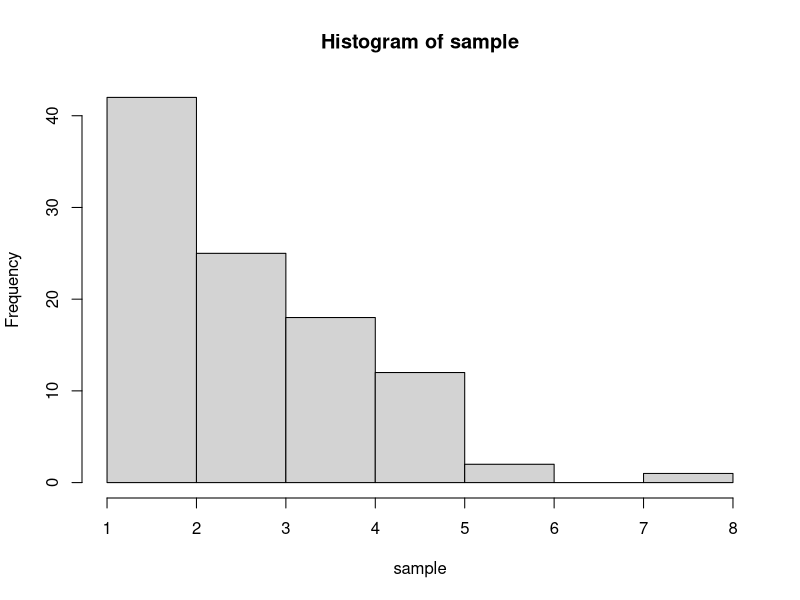
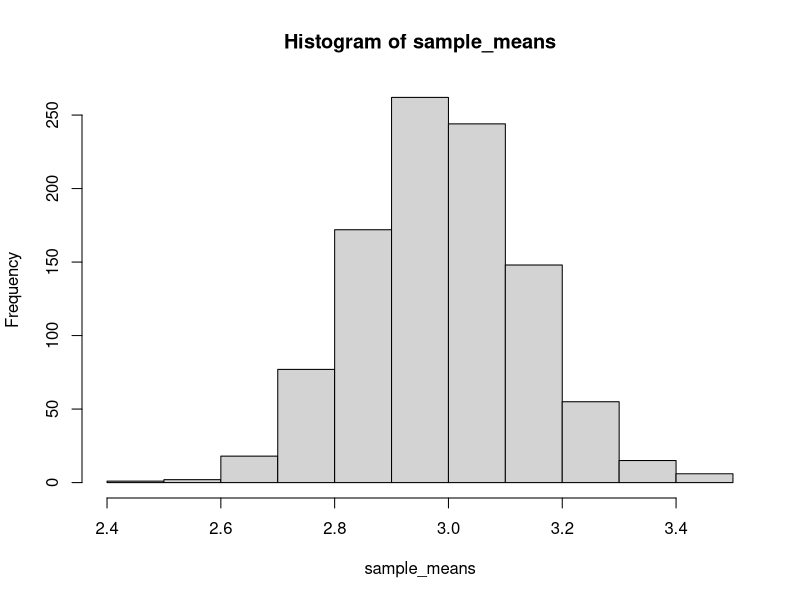
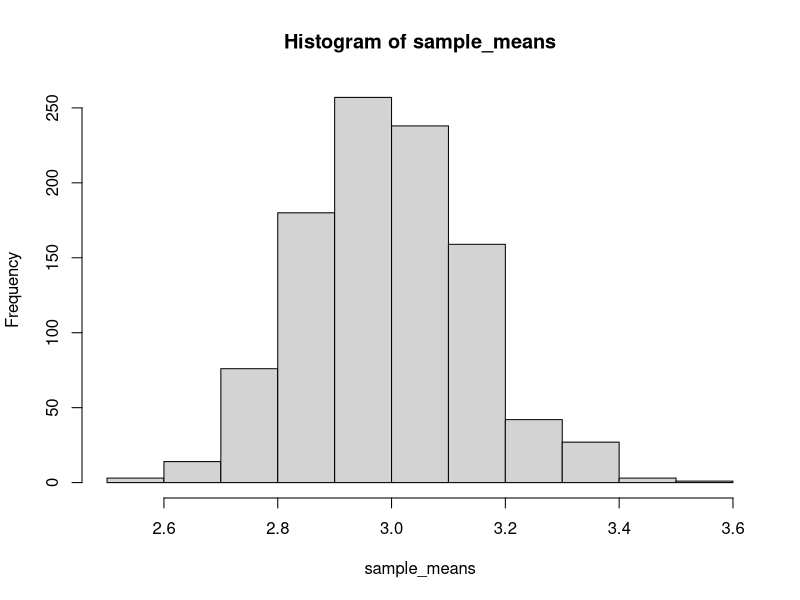
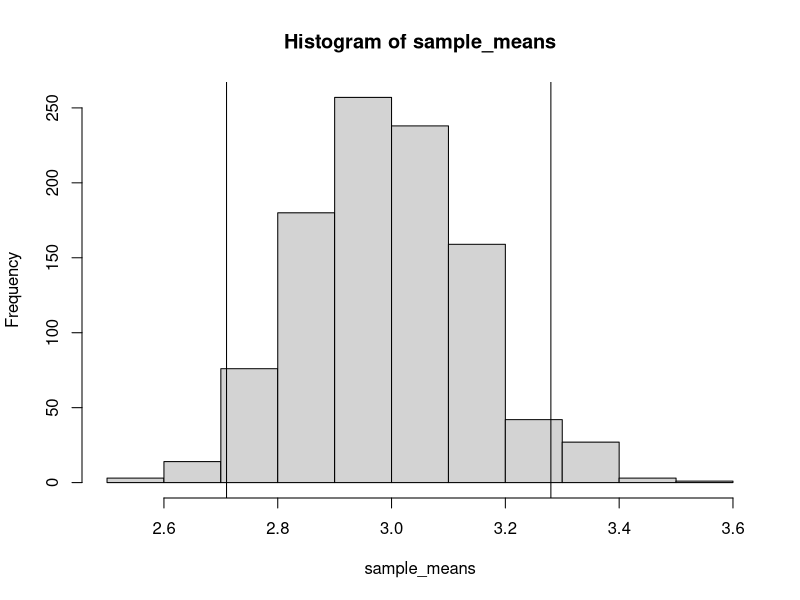
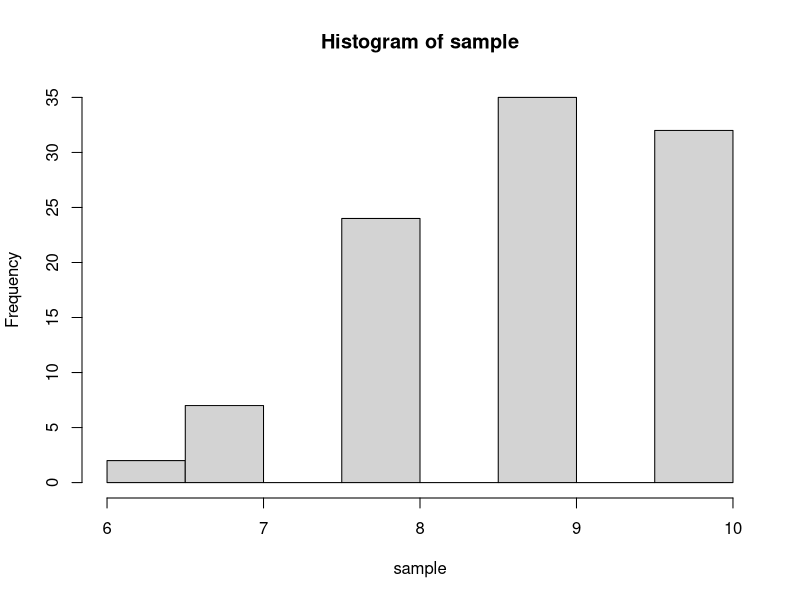
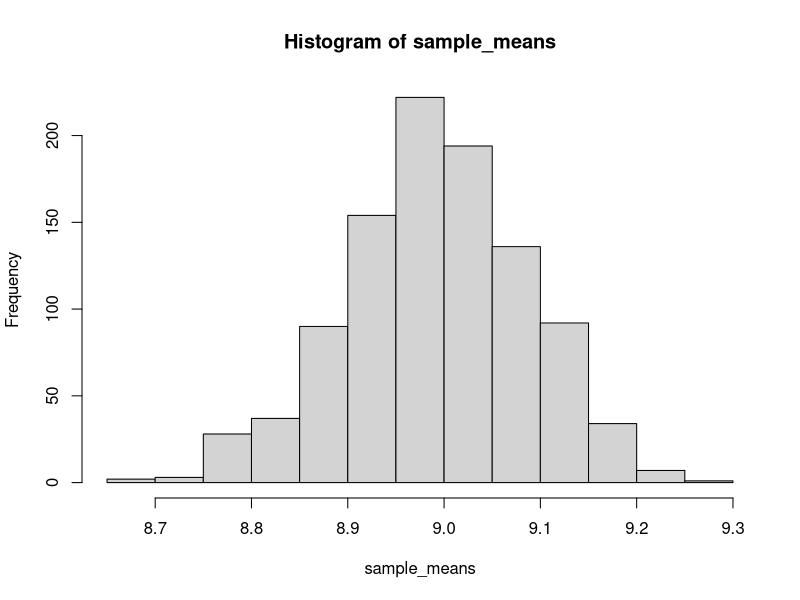
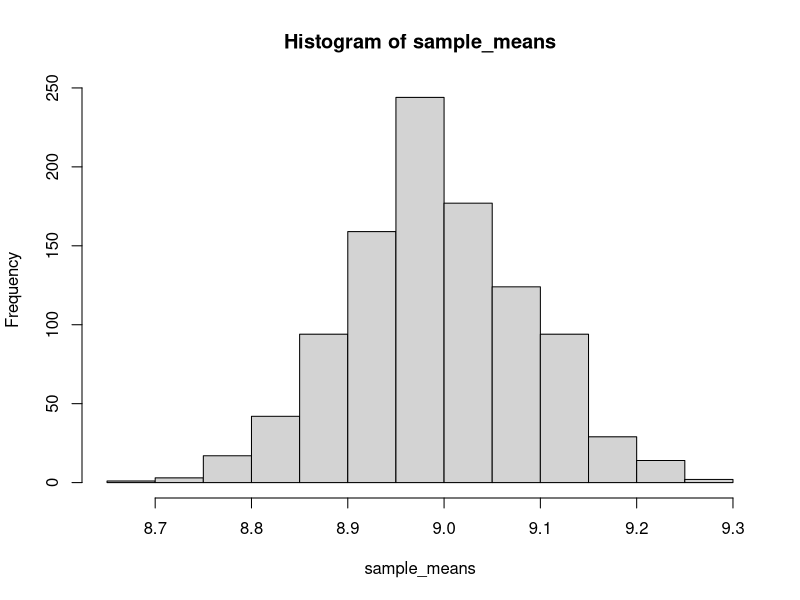
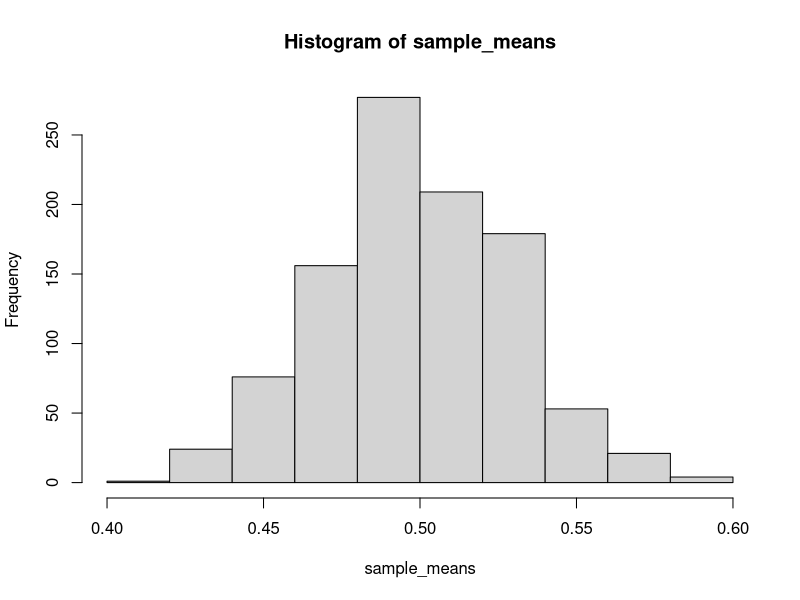

Generate these figures, in order, with R:
## ---- chunk 1
for(i in 1:10) {
	print(i)
}

## ---- chunk 2
# 100 observations of Uniform Random Variable
sample <- rbinom(n = 100, size = 10, prob = 0.3)

# Histogram of sample
hist(sample)

# True mean = 10 * 0.3 = 3
mean(sample)
## ---- chunk 3
sample_means <- c()

for(i in 1:1000){
	sample <- rbinom(n = 100, size = 10, prob = 0.3)
	mean <- mean(sample)
	
	sample_means <- c(sample_means, mean)
}

hist(sample_means)
## ---- chunk 4
n_obs <- 100
n_trials <- 1000

sample_means <- c()

for(i in 1:n_trials){
	sample <- rbinom(n = n_obs, size = 10, prob = 0.3)
	mean <- mean(sample)
	
	sample_means <- c(sample_means, mean)
}

hist(sample_means)

## ---- chunk 5

pop_mean <- 10 * 0.3
pop_sd <- sqrt(10 * 0.3 * 0.7)

critical_value <- abs(qnorm(0.025))

# 95\% Confidence Interval
margin_of_error <- critical_value * pop_sd/sqrt(100)

conf_lower <- pop_mean - margin_of_error
conf_upper <- pop_mean + margin_of_error

hist(sample_means)
abline(v = 2.71)
abline(v = 3.28)

## ---- chunk 6
sample_means <- c()
in_conf_interval <- c()

for(i in 1:10000){
	sample <- rbinom(n = 100, size = 10, prob = 0.3)
	mean <- mean(sample)
	
	ci_lower <- mean - margin_of_error
	ci_upper <- mean + margin_of_error
	is_in_ci <- pop_mean >= ci_lower & pop_mean <= ci_upper
	
	sample_means <- c(sample_means, mean)
	in_conf_interval <- c(in_conf_interval, is_in_ci)
}
	

mean(in_conf_interval)


## ---- chunk 7
# 100 observations of Uniform Random Variable
sample <- rbinom(n = 100, size = 10, prob = 0.9)

# Histogram of sample
hist(sample)

# True mean = 10 * 0.3 = 3
mean(sample)
## ---- chunk 8
sample_means <- c()

for(i in 1:1000){
	sample <- rbinom(n = 100, size = 10, prob = 0.9)
	mean <- mean(sample)
	
	sample_means <- c(sample_means, mean)
}

hist(sample_means)
## ---- chunk 9
n_obs <- 100
n_trials <- 1000

sample_means <- c()

for(i in 1:n_trials){
	sample <- rbinom(n = n_obs, size = 10, prob = 0.9)
	mean <- mean(sample)
	
	sample_means <- c(sample_means, mean)
}

hist(sample_means)

## ---- chunk 10
# 100 observations of Uniform Random Variable
sample <- runif(n = 100, min = 0, max = 1)

# True mean = 0.5
mean(sample)
## ---- chunk 11
sample_means <- c()

for(i in 1:1000){
	sample <- runif(n = 100, min = 0, max = 1)
	mean <- mean(sample)
	
	sample_means <- c(sample_means, mean)
}

hist(sample_means)
## ---- chunk 12
n_obs <- 100
n_trials <- 1000

sample_means <- c()

for(i in 1:n_trials){
	sample <- runif(n = n_obs, min = 0, max = 1)
	mean <- mean(sample)
	
	sample_means <- c(sample_means, mean)
}

hist(sample_means)

## ---- chunk 13
# 100 observations of Uniform Random Variable
sample <- rnorm(n = 100, mean = 0, sd = 3)

# Histogram of sample
hist(sample)

# True mean = 10 * 0.3 = 3
mean(sample)
## ---- chunk 14
sample_means <- c()

for(i in 1:1000){
	sample <- rnorm(n = 100, mean = 0, sd = 3)
	mean <- mean(sample)
	
	sample_means <- c(sample_means, mean)
}

hist(sample_means)
## ---- chunk 15
n_obs <- 100
n_trials <- 1000

sample_means <- c()

for(i in 1:n_trials){
	sample <- rnorm(n = n_obs, mean = 0, sd = 3)
	mean <- mean(sample)
	
	sample_means <- c(sample_means, mean)
}

hist(sample_means)

## ---- chunk 16
# 100 observations of Uniform Random Variable
sample <- runif(n = 100, min = 0, max = 10) + rbinom(n = 100, size = 10, prob = 0.3) + rnorm(n = 100, mean = 0, sd= 30)

# Histogram of sample
hist(sample)

# True mean = 5 + 10 * .3 + 0 = 8
mean(sample)
## ---- chunk 17
sample_means <- c()

for(i in 1:1000){
	sample <- runif(n = 100, min = 0, max = 10) + rbinom(n = 100, size = 10, prob = 0.3) + rnorm(n = 100, mean = 0, sd= 30)
	mean <- mean(sample)
	
	sample_means <- c(sample_means, mean)
}

hist(sample_means)
## ---- chunk 18
n_obs <- 100
n_trials <- 1000

sample_means <- c()

for(i in 1:n_trials){
	sample <- runif(n = n_obs, min = 0, max = 10) + rbinom(n = n_obs, size = 10, prob = 0.3) + rnorm(n = n_obs, mean = 0, sd= 30)
	mean <- mean(sample)
	
	sample_means <- c(sample_means, mean)
}

hist(sample_means)

